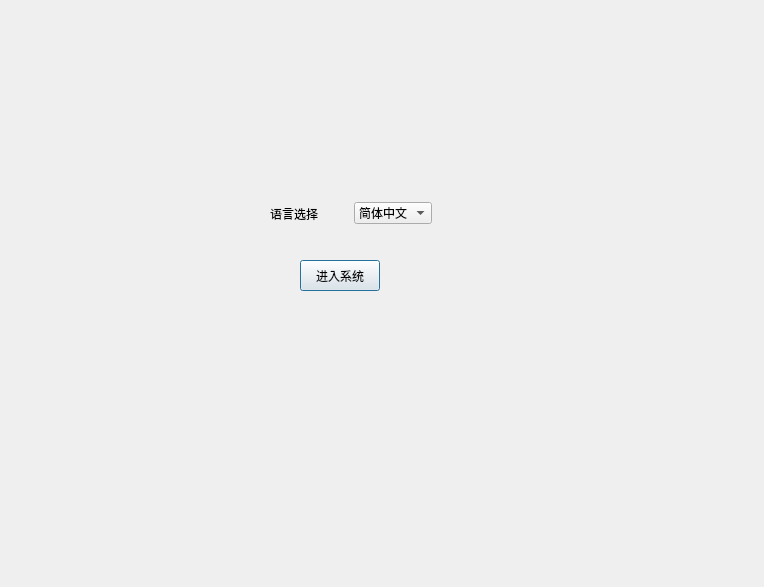
<?xml version="1.0" encoding="UTF-8"?>
<ui version="4.0">
 <class>OBNWelcomeModel</class>
 <widget class="QDialog" name="OBNWelcomeModel">
  <property name="geometry">
   <rect>
    <x>0</x>
    <y>0</y>
    <width>764</width>
    <height>587</height>
   </rect>
  </property>
  <property name="windowTitle">
   <string>Dialog</string>
  </property>
  <property name="styleSheet">
   <string notr="true"/>
  </property>
  <widget class="QPushButton" name="buttonEnterTheSystem">
   <property name="geometry">
    <rect>
     <x>300</x>
     <y>260</y>
     <width>80</width>
     <height>31</height>
    </rect>
   </property>
   <property name="maximumSize">
    <size>
     <width>120</width>
     <height>16777215</height>
    </size>
   </property>
   <property name="text">
    <string>进入系统</string>
   </property>
  </widget>
  <widget class="QWidget" name="layoutWidget">
   <property name="geometry">
    <rect>
     <x>270</x>
     <y>200</y>
     <width>162</width>
     <height>27</height>
    </rect>
   </property>
   <layout class="QHBoxLayout" name="horizontalLayout">
    <item>
     <widget class="QLabel" name="label">
      <property name="text">
       <string>语言选择 </string>
      </property>
     </widget>
    </item>
    <item>
     <widget class="QComboBox" name="comboBox">
      <property name="maximumSize">
       <size>
        <width>120</width>
        <height>16777215</height>
       </size>
      </property>
      <item>
       <property name="text">
        <string>简体中文</string>
       </property>
      </item>
      <item>
       <property name="text">
        <string>English</string>
       </property>
      </item>
     </widget>
    </item>
   </layout>
  </widget>
 </widget>
 <resources/>
 <connections/>
</ui>
